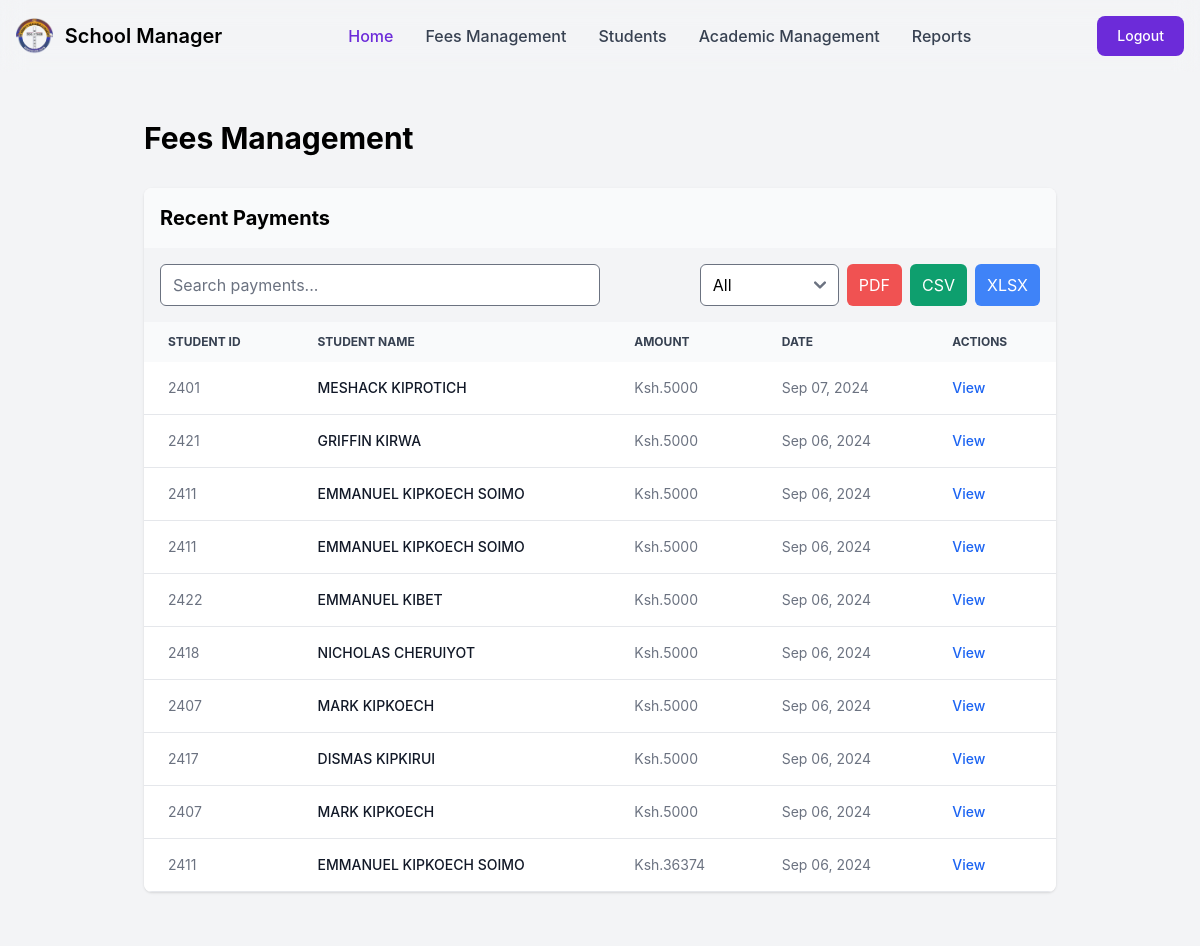
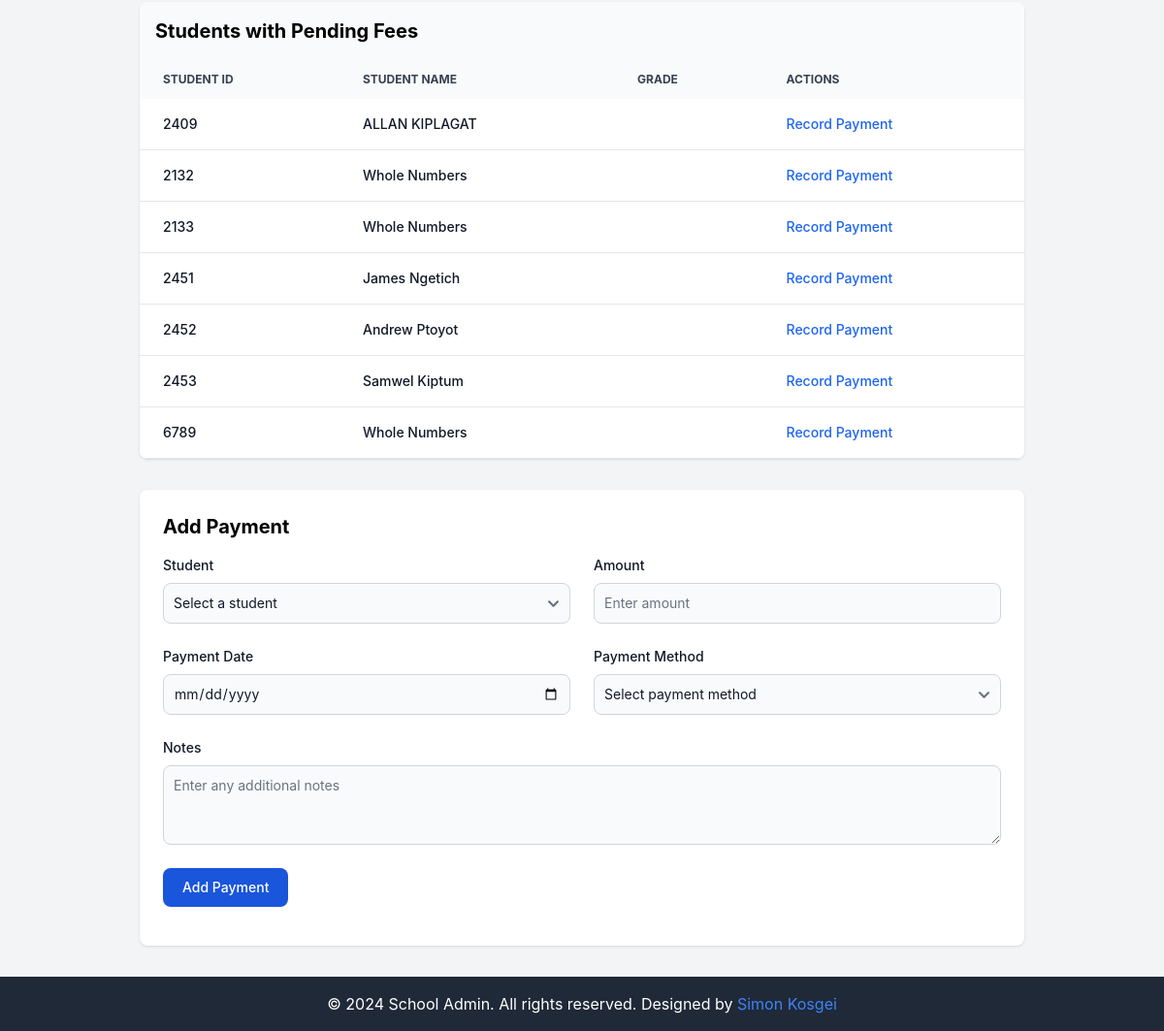
Page /control/fees/ (signed in) on the committed database (2 pictures, top to bottom).
### learners/models.py (models this page shows, shortened)
class FeesModel(models.Model):
    PAYMENT_METHODS = [
        ('cash', 'Cash'),
        ('bank_transfer', 'Bank Transfer'),
        ('credit_card', 'Credit Card'),
        ('mpesa', 'Mpesa'),
        ('other', 'Other'),
    ]
    register_date = models.DateTimeField(auto_now_add=True)
    payment_id = models.IntegerField(default=0)
    amount = models.IntegerField()
    payment_type = models.CharField(max_length=100)
    payment_method = models.CharField(max_length=20, choices=PAYMENT_METHODS, default='cash')
    received_by = models.CharField(max_length=100)
    learner_id = models.ForeignKey(LearnerRegister, on_delete=models.CASCADE)

class LearnerRegister(models.Model):
    GENDER_CHOICES = [
        ('Male', 'Male'),
        ('Female', 'Female'),
    ]
    register_date = models.DateTimeField(auto_now_add=True)
    learner_id = models.IntegerField(unique=True)
    date_of_birth = models.DateField()
    name = models.CharField(max_length=100)
    grade = models.ForeignKey(Grade, on_delete=models.CASCADE, related_name='learners', default='1')
    gender = models.CharField(max_length=100, choices=GENDER_CHOICES)
    name_of_parent = models.CharField(max_length=100, default='Parent')
    parent_contact = models.CharField(max_length=100, default='Contact')
    fee_balance = models.DecimalField(max_digits=10, decimal_places=2, default=0)
    maize_balance = models.DecimalField(max_digits=10, decimal_places=2, default=0)
    beans_balance = models.DecimalField(max_digits=10, decimal_places=2, default=0)

### administrator/views.py (the view, shortened to what this page needs)
# urls.py: path('fees/', fees_management, name="fees_management"),
@login_required
def fees_management(request):
    filter_param = request.GET.get('filter', '')
    payments = FeesModel.objects.select_related('learner_id').order_by('-register_date')
    if filter_param == 'this_week':
        start_of_week = timezone.now().date() - timezone.timedelta(days=timezone.now().weekday())
        payments = payments.filter(register_date__gte=start_of_week)
    elif filter_param == 'this_month':
        payments = payments.filter(register_date__month=timezone.now().month, register_date__year=timezone.now().year)
    elif filter_param == 'this_year':
        payments = payments.filter(register_date__year=timezone.now().year)
    context = {
        'recent_payments': FeesModel.objects.order_by('-register_date')[:10],
        'students_with_pending_fees': LearnerRegister.objects.filter(feesmodel__isnull=True),
        'students': LearnerRegister.objects.all(),
    }
    return render(request, 'admin/fees.html', context)

### templates/admin/fees.html (shortened to what this page needs)
<head>
</head>
{% extends 'admin/base.html' %}
{% load static %}
{% block content %}
<div class="container p-8">
    <h1 class="text-3xl font-bold mb-6">Fees Management</h1>
    <div class="mt-8 bg-white dark:bg-gray-800 rounded-lg shadow w-full overflow-x-hidden">
        <h2 class="text-xl font-bold p-4 bg-gray-50 dark:bg-gray-700">Recent Payments</h2>
        <div class="p-4 bg-gray-100 dark:bg-gray-700 flex flex-wrap items-center justify-between">
            <div class="w-full md:w-1/2 mb-2 md:mb-0">
                <input type="text" id="paymentSearch" placeholder="Search payments..." class="w-full px-3 py-2 border rounded-md">
            </div>
            <div class="w-full md:w-1/2 flex justify-end">
                <select id="paymentFilter" class="px-3 py-2 border rounded-md mr-2">
                    <option value="">All</option>
                </select>
                <button onclick="exportPayments('pdf')" class="bg-red-500 text-white px-3 py-2 rounded-md mr-2">PDF</button>
                <button onclick="exportPayments('csv')" class="bg-green-500 text-white px-3 py-2 rounded-md mr-2">CSV</button>
                <button onclick="exportPayments('xlsx')" class="bg-blue-500 text-white px-3 py-2 rounded-md">XLSX</button>
            </div>
        </div>
        <div class="overflow-x-auto">
            <table id="paymentsTable" class="w-full text-sm text-left text-gray-500 dark:text-gray-400">
                <thead class="text-xs text-gray-700 uppercase bg-gray-50 dark:bg-gray-700 dark:text-gray-400">
                    <tr>
                        <th scope="col" class="px-6 py-3">Student ID</th>
                        <th scope="col" class="px-6 py-3">Student Name</th>
                        <th scope="col" class="px-6 py-3">Amount</th>
                        <th scope="col" class="px-6 py-3">Date</th>
                        <th scope="col" class="px-6 py-3">Actions</th>
                    </tr>
                </thead>
                <tbody>
                    {% for payment in recent_payments %}
                        <tr class="bg-white border-b dark:bg-gray-800 dark:border-gray-700 hover:bg-gray-50 dark:hover:bg-gray-600">
                            <td class="px-6 py-4">{{ payment.learner_id.learner_id }}</td>
                            <td class="px-6 py-4 font-medium text-gray-900 dark:text-white whitespace-nowrap">
                                {{ payment.learner_id.name }}
                            </td>
                            <td class="px-6 py-4">Ksh.{{ payment.amount }}</td>
                            <td class="px-6 py-4">{{ payment.register_date|date:"M d, Y" }}</td>
                            <td class="px-6 py-4">
                                <button onclick="openViewPaymentModal({{ payment.id }})" class="font-medium text-blue-600 dark:text-blue-500 hover:underline">View</button>
                            </td>
                        </tr>
                    {% empty %}
                        <tr class="bg-white border-b dark:bg-gray-800 dark:border-gray-700">
                            <td colspan="5" class="px-6 py-4 text-center">No recent payments</td>
                        </tr>
                    {% endfor %}
                </tbody>
            </table>
        </div>
    </div>
    <br>
    <div class="mt-8 bg-white dark:bg-gray-800 rounded-lg shadow overflow-hidden">
        <h2 class="text-xl font-bold p-4 bg-gray-50 dark:bg-gray-700">Students with Pending Fees</h2>
        <div class="overflow-x-auto">
            <table class="w-full text-sm text-left text-gray-500 dark:text-gray-400">
                <thead class="text-xs text-gray-700 uppercase bg-gray-50 dark:bg-gray-700 dark:text-gray-400">
                    <tr>
                        <th scope="col" class="px-6 py-3">Student ID</th>
                        <th scope="col" class="px-6 py-3">Student Name</th>
                        <th scope="col" class="px-6 py-3">Grade</th>
                        <th scope="col" class="px-6 py-3">Actions</th>
                    </tr>
                </thead>
                <tbody>
                    {% for student in students_with_pending_fees %}
                        <tr class="bg-white border-b dark:bg-gray-800 dark:border-gray-700 hover:bg-gray-50 dark:hover:bg-gray-600">
                            <td class="px-6 py-4 font-medium text-gray-900 dark:text-white whitespace-nowrap">
                                {{ student.learner_id }}
                            </td>
                            <td class="px-6 py-4 font-medium text-gray-900 dark:text-white whitespace-nowrap">
                                {{ student.name }}
                            </td>
                            <td class="px-6 py-4">{{ student.grade_name }}</td>
                            <td class="px-6 py-4">
                                <button onclick="openPaymentModal({{ student.id }}, '{{ student.name }}')" class="font-medium text-blue-600 dark:text-blue-500 hover:underline">Record Payment</button>
                            </td>
                        </tr>
                    {% empty %}
                        <tr class="bg-white border-b dark:bg-gray-800 dark:border-gray-700">
                    <td colspan="3" class="px-6 py-4 text-center">No students with pending fees</td>
                </tr>
            {% endfor %}
            </tbody>
        </table>
    </div>
    </div>
    <div class="mt-8 bg-white dark:bg-gray-800 rounded-lg shadow p-6">
        <h2 class="text-xl font-bold mb-4">Add Payment</h2>
        <form method="post" action="{% url 'add_payment' %}">
            <div class="grid grid-cols-1 md:grid-cols-2 gap-6">
                <div>
                    <label for="student" class="block mb-2 text-sm font-medium text-gray-900 dark:text-white">Student</label>
                    <select id="student" name="student" class="bg-gray-50 border border-gray-300 text-gray-900 text-sm rounded-lg focus:ring-blue-500 focus:border-blue-500 block w-full p-2.5 dark:bg-gray-700 dark:border-gray-600 dark:placeholder-gray-400 dark:text-white dark:focus:ring-blue-500 dark:focus:border-blue-500" required>
                        <option value="" selected disabled>Select a student</option>
                    </select>
                </div>
                <div>
                    <label for="amount" class="block mb-2 text-sm font-medium text-gray-900 dark:text-white">Amount</label>
                    <input type="currency" id="amount" name="amount" step="1.0" min="1" class="bg-gray-50 border border-gray-300 text-gray-900 text-sm rounded-lg focus:ring-blue-500 focus:border-blue-500 block w-full p-2.5 dark:bg-gray-700 dark:border-gray-600 dark:placeholder-gray-400 dark:text-white dark:focus:ring-blue-500 dark:focus:border-blue-500" placeholder="Enter amount" required>
                </div>
                <div>
                    <label for="payment_date" class="block mb-2 text-sm font-medium text-gray-900 dark:text-white">Payment Date</label>
                    <input type="date" id="payment_date" name="payment_date" class="bg-gray-50 border border-gray-300 text-gray-900 text-sm rounded-lg focus:ring-blue-500 focus:border-blue-500 block w-full p-2.5 dark:bg-gray-700 dark:border-gray-600 dark:placeholder-gray-400 dark:text-white dark:focus:ring-blue-500 dark:focus:border-blue-500" required>
                </div>
                <div>
                    <label for="payment_method" class="block mb-2 text-sm font-medium text-gray-900 dark:text-white">Payment Method</label>
                    <select id="payment_method" name="payment_method" class="bg-gray-50 border border-gray-300 text-gray-900 text-sm rounded-lg focus:ring-blue-500 focus:border-blue-500 block w-full p-2.5 dark:bg-gray-700 dark:border-gray-600 dark:placeholder-gray-400 dark:text-white dark:focus:ring-blue-500 dark:focus:border-blue-500" required>
                        <option value="" selected disabled>Select payment method</option>
                    </select>
                </div>
            </div>
            <div class="mt-6">
                <label for="notes" class="block mb-2 text-sm font-medium text-gray-900 dark:text-white">Notes</label>
                <textarea id="notes" name="notes" rows="3" class="bg-gray-50 border border-gray-300 text-gray-900 text-sm rounded-lg focus:ring-blue-500 focus:border-blue-500 block w-full p-2.5 dark:bg-gray-700 dark:border-gray-600 dark:placeholder-gray-400 dark:text-white dark:focus:ring-blue-500 dark:focus:border-blue-500" placeholder="Enter any additional notes"></textarea>
            </div>
            <div class="mt-6">
                <button type="submit" class="text-white bg-blue-700 hover:bg-blue-800 focus:ring-4 focus:outline-none focus:ring-blue-300 font-medium rounded-lg text-sm w-full sm:w-auto px-5 py-2.5 text-center dark:bg-blue-600 dark:hover:bg-blue-700 dark:focus:ring-blue-800">Add Payment</button>
            </div>
        </form>
    </div>
</div>
{% endblock %}

### rows in the picture
FeesModel: learner_id.learner_id "2401", learner_id.name "MESHACK KIPROTICH", amount "5000", register_date "Sep 07, 2024"
FeesModel: learner_id.learner_id "2421", learner_id.name "GRIFFIN KIRWA", amount "5000", register_date "Sep 06, 2024"
FeesModel: learner_id.learner_id "2411", learner_id.name "EMMANUEL KIPKOECH SOIMO", amount "5000", register_date "Sep 06, 2024"
FeesModel: learner_id.learner_id "2411", learner_id.name "EMMANUEL KIPKOECH SOIMO", amount "5000", register_date "Sep 06, 2024"
FeesModel: learner_id.learner_id "2422", learner_id.name "EMMANUEL KIBET", amount "5000", register_date "Sep 06, 2024"
FeesModel: learner_id.learner_id "2418", learner_id.name "NICHOLAS CHERUIYOT", amount "5000", register_date "Sep 06, 2024"
FeesModel: learner_id.learner_id "2407", learner_id.name "MARK KIPKOECH", amount "5000", register_date "Sep 06, 2024"
FeesModel: learner_id.learner_id "2417", learner_id.name "DISMAS KIPKIRUI", amount "5000", register_date "Sep 06, 2024"
FeesModel: learner_id.learner_id "2407", learner_id.name "MARK KIPKOECH", amount "5000", register_date "Sep 06, 2024"
FeesModel: learner_id.learner_id "2411", learner_id.name "EMMANUEL KIPKOECH SOIMO", amount "36374", register_date "Sep 06, 2024"
LearnerRegister: learner_id "2409", name "ALLAN KIPLAGAT"
LearnerRegister: learner_id "2132", name "Whole Numbers"
LearnerRegister: learner_id "2133", name "Whole Numbers"
LearnerRegister: learner_id "2451", name "James Ngetich"
LearnerRegister: learner_id "2452", name "Andrew Ptoyot"
LearnerRegister: learner_id "2453", name "Samwel Kiptum"
LearnerRegister: learner_id "6789", name "Whole Numbers"
